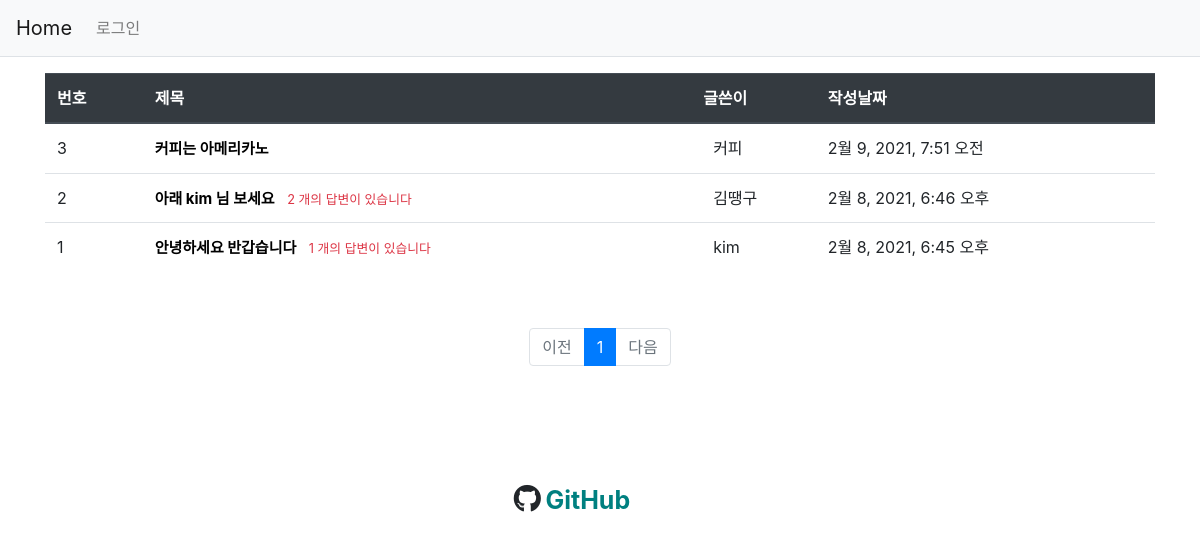
The page / on the database its author committed.
### pybo/models.py (models this page shows, shortened)
class Question(models.Model):
    subject = models.CharField(max_length=200)  # 최대 200자 까지 입력 가능
    content = models.TextField()
    create_date = models.DateTimeField()
    photo = models.ImageField(upload_to="photo")
    author = models.ForeignKey(
        User, on_delete=models.CASCADE, null=True
    )  # 계정이 삭제되면 연결된 질문 데이터 삭제
    modify_date = models.DateTimeField(null=True, blank=True)

### pybo/views.py (the view)
# urls.py: path("", views.index, name="index"),
def index(request):
    question_list = Question.objects.order_by("-create_date")
    page = request.GET.get("page", "1")  # 페이지 GET 방식 요청
    paginator = Paginator(question_list, 10)  # 페이지 게시물 10개씩 보여주기
    page_obj = paginator.get_page(page)
    print(page_obj)
    context = {"question_list": page_obj}
    return render(request, "templates/index.html", context)

### pybo/templatetags/filter.py (called while the page is built)
@register.filter
def sub(value, arg):
    return value - arg

### templates/index.html (shortened to what this page needs)
{% extends 'base.html' %}
{% load static  %}
{% load filter  %}
{% block content %}
    <div class="container my-3">
        <table class="table">
            <thead>
                <tr class="thead-dark">
                    <th>번호</th>
                    <th>제목</th>
                    <th>글쓴이</th>
                    <th>작성날짜</th>
                </tr>
            </thead>
            <tbody>
                {% if question_list %}
                {% for i in question_list  %}
            <tr>
                <td>{{ question_list.paginator.count|sub:question_list.start_index|sub:forloop.counter0|add:1 }}</td>
                <td class="text-left">
                    {% if not user.is_authenticated %}
                        <a  style="color: black; font-size: 15px; font-weight: bold;" href=" {% url 'common:login'  %} " >{{ i.subject }}</a>
                    {% else %}
                        <a  style="color: black; font-size: 15px; font-weight: bold;" href=" {% url 'pybo:detail' i.id  %} " >{{ i.subject }}</a>
                    {% endif %}
                    {% if i.answer_set.count > 0 %}
                        <span class="text-danger small ml-2">{{ i.answer_set.count }} 개의 답변이 있습니다</span>
                    {% endif %}
                </td>
                <td>
                    <span style="position: relative; left: 10px;">{{ i.author }}</span>
                </td>
                <td>
                    {{i.create_date}}
                </td>
            </tr>
        {% endfor %}
    {% endif %}
            </tbody>
        </table>
        {% if not user.is_authenticated %}
            <span style="color: white;">none</span>
        {% else %}
        <a href=" {% url 'pybo:question_create' %}" class="btn btn-primary" style="position: relative; left:480px; color:  white; background-color: darkgray; border: 1px solid white;">질문등록</a>
        {% endif %}
    </div>
    <ul class="pagination justify-content-center">
        {% if question_list.has_previous %}
        <li class="page-item">
            <a class="page-link" href="?page={{ question_list.previous_page_number }}">이전</a>
        </li>
        {% else %}
        <li class="page-item disabled">
            <a class="page-link" tabindex="-1" aria-disabled="true" href="#">이전</a>
        </li>
        {% endif %}
        {% for page_number in question_list.paginator.page_range  %}
        {% if page_number >= question_list.number|add:-5 and page_number <= question_list.number|add:4 %}
            {% if page_number == question_list.number %}
            <li class="page-item active" aria-current="page">
                <a class="page-link" href="?page={{ page_number }}">{{ page_number }}</a>
            </li>
            {% else %}
                 <li class="page-item">
                    <a class="page-link" href="?page={{page_number}}"> {{page_number}}</a>
                </li>
            {% endif %}
        {% endif %}
        {% endfor %}
        {% if question_list.has_next %}
        <li class="page-item">
            <a class="page-link" href="?page={{question_list.next_page_number}}">다음</a>
        </li>
        {% else %}
        <li class="page-item disabled">
            <a class="page-link" tabindex="-1" aria-disabled="true" href="#">다음</a>
        </li>
        {% endif %}
    </ul>
{% endblock  %}

### rows shown on the page
Question: paginator.count|sub "3", subject "커피는 아메리카노", author "커피", create_date "2월 9, 2021, 7:51 오전"
Question: paginator.count|sub "2", subject "아래 kim 님 보세요", answer_set.count "2", author "김땡구", create_date "2월 8, 2021, 6:46 오후"
Question: paginator.count|sub "1", subject "안녕하세요 반갑습니다", answer_set.count "1", author "kim", create_date "2월 8, 2021, 6:45 오후"

### other values the page prints
{{ page_number }} "1"
